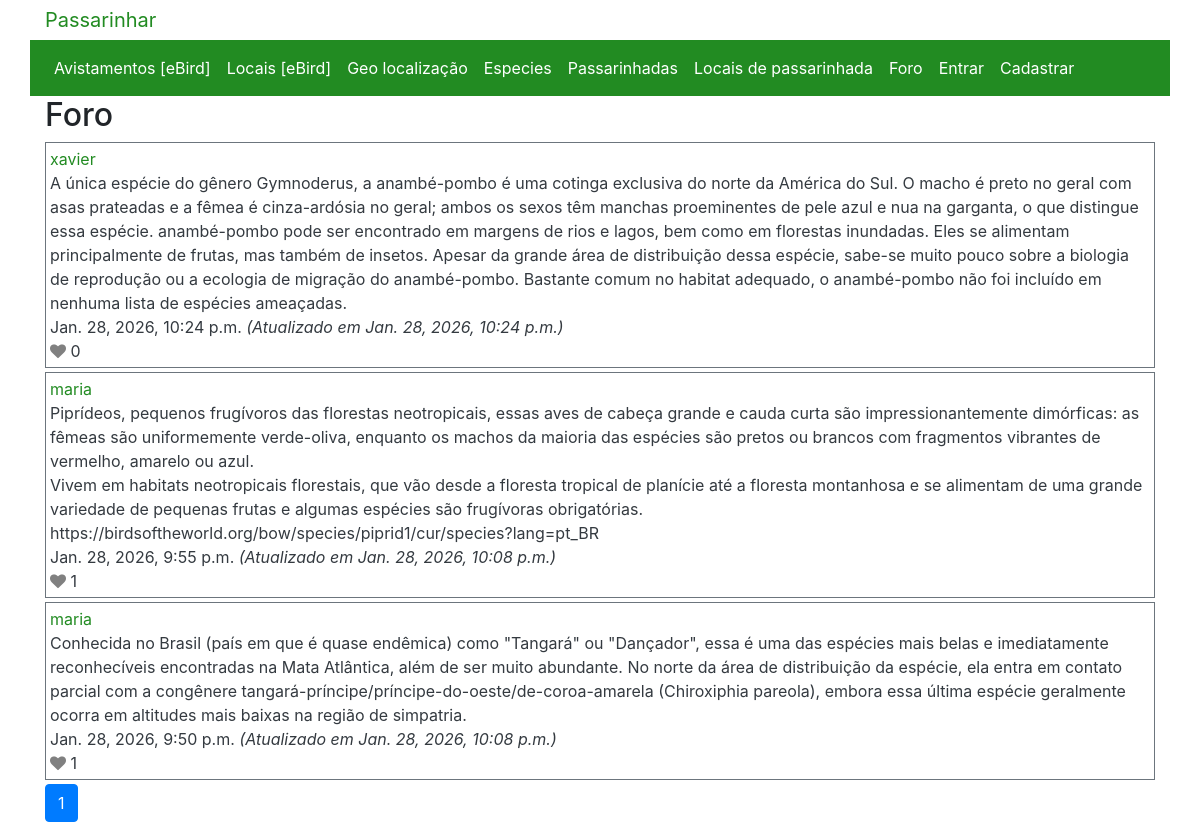
Page /foro on the earlier database version.
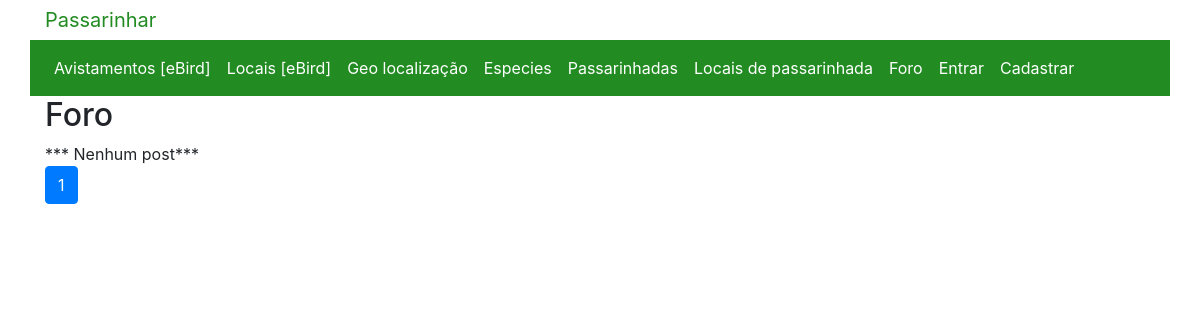
Same page on the later database version.
### passarinhar/models.py (models this page shows, shortened)
class Post(models.Model):
    author = models.ForeignKey(WUser, on_delete=models.CASCADE, related_name="author")
    post_content = models.TextField(blank=True)
    likes = models.ManyToManyField(WUser, blank=True, related_name="likes")
    timestamp = models.DateTimeField(auto_now_add=True)
    updated_at = models.DateTimeField(auto_now=True)

class WUser(AbstractUser):
    favouritesList = models.ManyToManyField(Place, blank=True, related_name="userFavourite")

### passarinhar/views.py (the view)
# urls.py: path("foro", views.foro, name="foro"),
def foro(request):
    allposts = Post.objects.all()
    allposts = allposts.order_by("-timestamp").all()
    p = Paginator(allposts, 10)
    page_number = request.GET.get('page')
    page_obj = p.get_page(page_number)
    return render(request, "passarinhar/foro.html", {
        'title':"Foro",
        "page_name": 'foro',
        'page_obj':page_obj,
    })

### passarinhar/templates/passarinhar/foro.html (shortened to what this page needs)
{% extends "passarinhar/layout.html" %}
{% load static %}
{% block body %}
<h2 id="page-title">{{ title }}</h2>
<div id="posts-view">
    {% for post in page_obj %}
    <div class="p-1 my-1 bg-white text-dark border border-secondary">
        <div><a href="{% url 'passarinhar:profile' post.author.username %}">{{ post.author }}</a></div>
        <div id="{{post.id}}">
            <div>{{post.post_content|linebreaksbr}}</div>
        </div>
        <div id="timestamp">{{ post.timestamp }} <i>(Atualizado em {{ post.updated_at }})</i></div>
        <div id="like">
            {% if user != post.author %}
            <span id="like-btn{{post.id}}" class="like-button" data-id="{{post.id}}"><i id="like-icon{{post.id}}"
                    style="color:grey" class="fa fa-heart"></i></span>
            {% else %}
            <i id="like-icon{{post.id}}" style="color:grey" class="fa fa-heart"></i>
            {% endif %}
            <span id="like_count{{post.id}}" data-id="{{post.id}}">{{ post.likes.count }}</span>
        </div>
    </div>
    {% empty %}
    <div>*** Nenhum post***</div>
    {% endfor %}
</div>
<nav aria-label="Page navigation">
    <ul class="pagination">
        <li class="page-item  active" aria-current="page"><a class="page-link" href="?page={{ page_obj.number }}">
                {{page_obj.number}}</a></li>
    </ul>
</nav>
{% endblock %}

Differences in the rows shown:
removed Post: author "xavier", post_content "A única espécie do gênero Gymnoderus, a anambé-pombo é uma cotinga exclusiva do norte da América do Sul. O macho é preto no geral com asas prateadas e a fêmea é cinza-ardósia no geral; ambos os sexos têm manchas proeminentes de pele azul e nua na garganta, o que distingue essa espécie. anambé-pombo pode ser encontrado em margens de rios e lagos, bem como em florestas inundadas. Eles se alimentam principalmente de frutas, mas também de insetos. Apesar da grande área de distribuição dessa espécie, sabe-se muito pouco sobre a biologia de reprodução ou a ecologia de migração do anambé-pombo. Bastante comum no habitat adequado, o anambé-pombo não foi incluído em nenhuma lista de espécies…", timestamp "Jan. 28, 2026, 10:24 p.m.", updated_at "Jan. 28, 2026, 10:24 p.m.", likes.count "0"
removed Post: author "maria", post_content "Piprídeos, pequenos frugívoros das florestas neotropicais, essas aves de cabeça grande e cauda curta são impressionantemente dimórficas: as fêmeas são uniformemente verde-oliva, enquanto os machos da maioria das espécies são pretos ou brancos com fragmentos vibrantes de vermelho, amarelo ou azul. Vivem em habitats neotropicais florestais, que vão desde a floresta tropical de planície até a floresta montanhosa e se alimentam de uma grande variedade de pequenas frutas e algumas espécies são frugívoras obrigatórias. https://birdsoftheworld.org/bow/species/piprid1/cur/species?lang=pt_BR", timestamp "Jan. 28, 2026, 9:55 p.m.", updated_at "Jan. 28, 2026, 10:08 p.m.", likes.count "1"
removed Post: author "maria", post_content "Conhecida no Brasil (país em que é quase endêmica) como \"Tangará\" ou \"Dançador\", essa é uma das espécies mais belas e imediatamente reconhecíveis encontradas na Mata Atlântica, além de ser muito abundante. No norte da área de distribuição da espécie, ela entra em contato parcial com a congênere tangará-príncipe/príncipe-do-oeste/de-coroa-amarela (Chiroxiphia pareola), embora essa última espécie geralmente ocorra em altitudes mais baixas na região de simpatria.", timestamp "Jan. 28, 2026, 9:50 p.m.", updated_at "Jan. 28, 2026, 10:08 p.m.", likes.count "1"
Other differences:
text now shown: "*** Nenhum post***"
